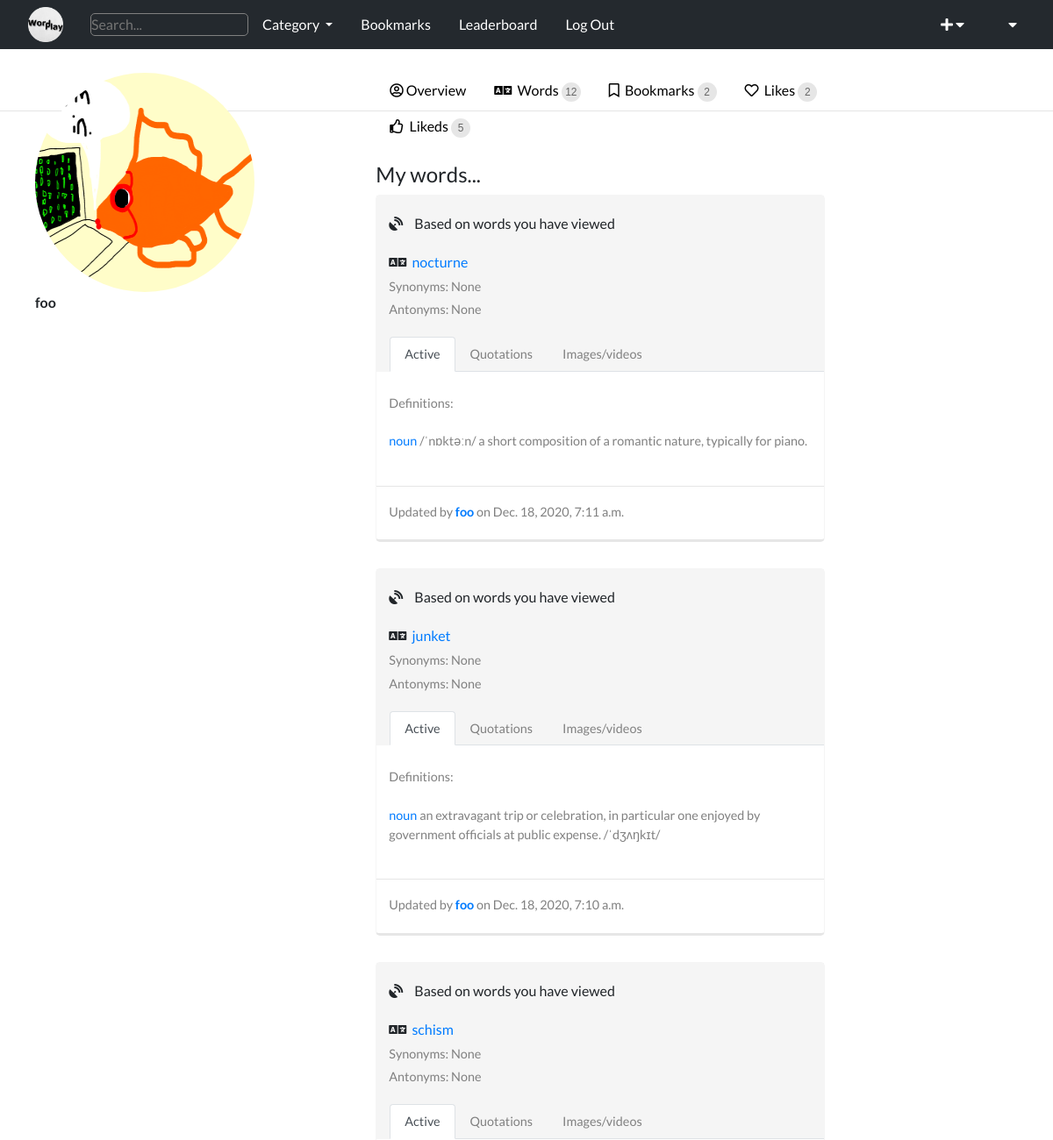
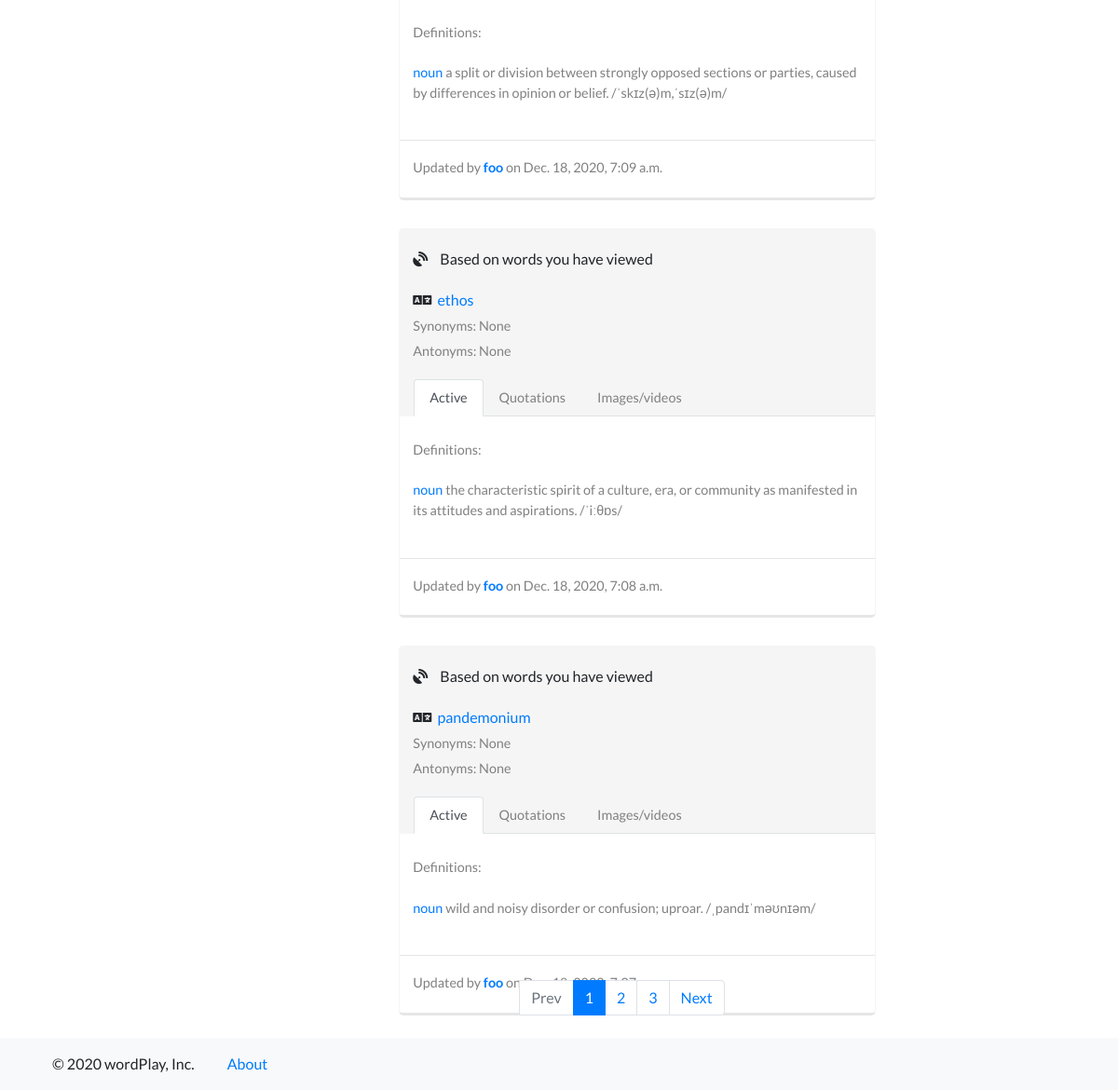
Screenshot of /wordPlay/foo/words with the database file from the repository (2 pictures, top to bottom).
### wordPlay/models.py (models this page shows, shortened)
class User(AbstractUser):
    image = models.ImageField(upload_to="profiles/", blank=True, null=True)
    word_count = models.IntegerField(default=0)

class Word(models.Model):
    user = models.ForeignKey("User", on_delete=models.PROTECT, related_name="words")
    title = models.CharField(max_length=255)
    definition = models.TextField()
    category = models.ForeignKey(
        "Category",
        on_delete=models.PROTECT,
        related_name="categories",
        blank=True,
        null=True,
    )
    image = models.ImageField(upload_to="images/", blank=True, null=True)
    image_url = models.URLField(blank=True, null=True)
    video = models.FileField(upload_to="videos/", blank=True, null=True)
    video_url = models.URLField(blank=True, null=True)
    timestamp = models.DateTimeField(auto_now_add=True)
    bookmark_count = models.IntegerField(default=0)

class Synonym(models.Model):
    title = models.ForeignKey(
        "Word", on_delete=models.CASCADE, related_name="originals"
    )
    synonym = models.CharField(
        max_length=255,
        null=True,
        blank=True,
    )

class Antonym(models.Model):
    title = models.ForeignKey(
        "Word", on_delete=models.CASCADE, related_name="original_words"
    )
    antonym = models.CharField(
        max_length=255,
        null=True,
        blank=True,
    )

class Category(models.Model):
    category = models.CharField(
        max_length=255,
        blank=True,
        null=True,
    )
    def __str__(self):
        return f"{self.category}"

### wordPlay/views.py (the view)
# urls.py: path("<str:username>/words", views.words_view, name="words_view"),
def words_view(request, username):
    user_id = User.objects.get(username=username).id
    user = User.objects.get(username=username)
    words = Word.objects.filter(user=user_id).order_by("-timestamp")
    return render(
        request,
        "wordPlay/my_words.html",
        {
            "update_user": UpdateUser(),
            "words": words,
            "user": user,
        },
    )

### wordPlay/models.py
class UpdateUser(ModelForm):
    class Meta:
        model = User
        fields = ["image"]

### wordPlay/templatetags/word_extras.py (called while the page is built)
@register.simple_tag
def category():
    categories = Category.objects.all()
    return categories

### wordPlay/templates/wordPlay/my_words.html (shortened to what this page needs)
{% extends 'wordPlay/profile.html' %}
{% load static %}
{% load word_extras %}
{% block overview %}
{% block heading %}
<h4>My words...</h4>
{% endblock %}
{% words user as words %}
{% block words %}
{% for word in words.words %}
<div id="page">
    <div class="my-words content">
        <div class="upper-words">
            <p><i class="fas fa-satellite-dish"></i><span>Based on words you have viewed</span></p>
            <div class="words-name">
                <i class="fas fa-language"></i>
                <a href="{% url 'word' word.id %}">{{ word.title }}</a>
                <div class="synonyms">Synonyms:
                    {% for word_synonym in words.word_synonyms %}
                    {% if word_synonym.title.id == word.id %}
                    {% if word_synonym.synonym == none %}
                    {{ word_synonym.synonym }}
                    {% else %}
                    <button>
                        <a href="{% url 'word' word_synonym.synonym %}">{{ word_synonym.synonym }}</a>
                    </button>
                    {% endif %}
                    {% endif %}
                    {% endfor %}
                </div>
                <div class="antonyms">Antonyms:
                    {% for word_antonym in words.word_antonyms %}
                    {% if word.id == word_antonym.title.id %}
                    {% if word_antonym.antonym == none %}
                    {{ word_antonym.antonym }}
                    {% else %}
                    <button>
                        <a href="{% url 'word' word_antonym.antonym %}">{{ word_antonym.antonym }}</a>
                    </button>
                    {% endif %}
                    {% endif %}
                    {% endfor %}
                </div>
            </div>
            <div class="tabs">
                <ul class="nav nav-tabs">
                    <li class="nav-item">
                        <a class="nav-link active" href="#">Active</a>
                    </li>
                    <li class="nav-item">
                        <a class="nav-link" href="{% url 'quotations' word.id %}">Quotations</a>
                    </li>
                    <li class="nav-item">
                        <a class="nav-link" href="word_media">Images/videos</a>
                    </li>
                </ul>
            </div>
        </div>
        <div class="lower-words">
            <p class="definition definition-title content">Definitions: </p>
            <p class="definition content">
                <a href="{% url 'index' word.category %}">
                    {{ word.category }}
                </a> {{ word.definition }}
            </p>
            <div class="word-image definition">
            </div>
            <hr>
            <p class="timestamp">Updated by <a href=""><strong>{{ word.user.username }}</strong></a> on
                {{ word.timestamp }}
            </p>
        </div>
    </div>
</div>
{% endfor %}
{% endblock %}
{% block pagination %}
<nav aria-label="Page navigation">
    <ul id="pagination-demo" class="pagination">
    </ul>
</nav>
{% endblock %}
{% endblock %}

### wordPlay/templates/wordPlay/profile.html (shortened to what this page needs)
{% extends 'wordPlay/index.html' %}
{% load static %}
{% load word_extras %}
{% block body %}
<div class="upper-container profile-container">
    <hr id="upper-hr">
</div>
<div class="profile">
    <div class="container grid">
        <div class="edit-profile">
            <div class="personal-details">
                {% if user.image %}
                <img class="profile-image" src="{{ user.image.url }}" alt="" width="250px" height="250px"><br>
                {% endif %}
            </div>
            <div>
                <p><strong>{{ user }}</strong></p>
            </div>
        </div>
        {% count as count %}
        <div class="profile-details">
            <div class="tabs">
                <ul class="profile-items nav">
                    <li class="nav-item">
                        <a class="nav-link overview-link" href="{% url 'profile' user %}"><i
                                class="far fa-user-circle"></i>Overview</a>
                    </li>
                    <li class="nav-item">
                        <a class="nav-link" href="{% url 'words_view' user %}">
                            <i class="fas fa-language"></i>
                            Words <div class="numberCircle">{{ count.count }}</div>
                        </a>
                    </li>
                    <li class="nav-item">
                        <a class="nav-link" href="{% url 'bookmarks_view' user %}">
                            <i class="far fa-bookmark"></i>
                            Bookmarks <span class="numberCircle bookmarkCircle">{{ count.bookmark_count }}</span>
                        </a>
                    </li>
                    <li class="nav-item" id="likes-view">
                        <a class="nav-link" href="{% url 'likes_view' user %}">
                            <i class="far fa-heart"></i>
                            Likes <span class="numberCircle likeCircle">{{ count.like_count }}</span>
                        </a>
                    </li>
                    <li class="nav-item">
                        <a class="nav-link" href="{% url 'likeds_view' user %}">
                            <i class="far fa-thumbs-up"></i>
                            Likeds <span class="numberCircle">{{ count.liked_count }}</span>
                        </a>
                    </li>
                </ul>
                {% block overview %}{% endblock %}
            </div>
        </div>
    </div>
</div>
{% endblock %}

### wordPlay/templates/wordPlay/index.html (shortened to what this page needs)
{% extends "wordPlay/layout.html" %}
{% load static %}
{% load word_extras %}

### wordPlay/templates/wordPlay/layout.html (shortened to what this page needs)
{% load static %}
{% load word_extras %}
<!DOCTYPE html>
<html lang="en">
<head>
    <link rel="stylesheet" href="https://use.fontawesome.com/releases/v5.13.0/css/all.css">
    <link rel="stylesheet" href="https://stackpath.bootstrapcdn.com/bootstrap/4.4.1/css/bootstrap.min.css"
>
    <link href="{% static 'wordPlay/styles.css' %}" rel="stylesheet">
</head>
<body>
    <div class="navbar">
        <ul class="flex">
            <li class="brand-img nav-item">
                <a class="nav-link" href="{% url 'index' %}">
                    <img src="{% static 'wordPlay.png' %}" alt="home" width="40px">
                </a>
            </li>
            <li class="search nav-item">
                <form action="{% url 'search' %}">
                    <input class="search" type="text" name="q" placeholder="Search...">
                </form>
            </li>
            <li class="nav-item">
                <div class="dropdown show">
                    <a class="nav-link dropdown-toggle" href="{% url 'index' %}" id="dropdownMenuLink"
                        data-toggle="dropdown" aria-haspopup="true" aria-expanded="false">
                        Category
                    </a>
                        {% category as result %}
                </div>
            </li>
            {% if user.is_authenticated %}
            <li class="nav-item">
                <a class="nav-link" href="{% url 'bookmarks_view' request.user  %}">Bookmarks</a>
            </li>
            <li class="nav-item">
                <a class="nav-link" href="{% url 'leaderboard' request.user %}">Leaderboard</a>
            </li>
            <li class="nav-item">
                <a class="nav-link" href="{% url 'logout' %}">Log Out</a>
            </li>
            {% endif %}
        </ul>
        {% if user.is_authenticated %}
        <div class="menu flex">
            <div class="create-menu">
                <a href="javascript:void(0)" class="icon" onClick="mobileMenu('create-links')">
                    <i class="fas fa-plus"></i>
                    <i class="fas fa-caret-down"></i>
                </a>
            </div>
            <div class="profile-menu">
                <a href="javascript:void(0)" class="icon" onClick="mobileMenu('profile-links')">
                    <i class="fas fa-caret-down"></i>
                </a>
            </div>
        </div>
        {% endif %}
    </div>
    {% block body %}
    {% endblock %}
    <footer>
        <div class="container">
            <span>&#169; 2020 wordPlay, Inc.</span>
            <a href="{% url 'about' %}">About</a>
        </div>
    </footer>
</body>
</html>

### wordPlay/static/wordPlay/styles.css (style rules this page uses)
:root { --primary-color: #24292e; --link--color: #007bff; }
* { box-sizing: border-box; padding: 0; margin: 0; }
body { font-family: "Lato", sans-serif; }
ul { list-style-type: none; }
a { text-decoration: none; }
footer { position: fixed; bottom: 0; width: 100%; background-color: #f8f9fa; padding: 1em; }
footer a { margin-left: 2em; }
.navbar { background-color: var(--primary-color); margin-bottom: 50px; padding: 0em 1em; }
.navbar a { color: white; }
.navbar .flex { display: flex; align-items: center; }
.navbar { justify-content: space-between; }
.menu div { padding: 0px 25px; }
.navbar .brand-img { margin-right: 15px; }
.navbar ul { margin: 0px; }
.search input { border: 1px solid grey; background-color: var(--primary-color); border-radius: 5px; }
.container { max-width: 1350px; margin: 0 auto; overflow: auto; padding: 0 40px; }
#trending-words strong, #trending-quotations strong, .upper-words span { margin-left: 10px; }
#trending-words h6, #trending-quotations h6, .upper-words { background-color: #f5f5f5; }
.content { margin-bottom: 0px; }
.definition { padding: 20px 14px 2px; }
.definition-title { margin-top: -75px; }
.timestamp { padding: 2px 14px 5px; }
.upper-words p { padding: 20px 14px 2px; }
.words-name { padding: 2px 14px 20px; }
.new-words, .my-words { border: 1px solid #f5f5f5; border-radius: 5px; margin-bottom: 30px; border-bottom: 3px solid #e6e6e6; }
.my-words, .edit-profile { width: 70%; }
.profile-items { width: 80%; }
.tabs { margin-left: 15px; margin-bottom: 80px; }
.nav-tabs a { font-size: 0.9em; color: grey; }
.lower-words p, .synonyms, .antonyms, .trending-quotes span { color: grey; font-size: 0.9em; }
.synonyms, .antonyms { margin-top: 5px; }
.word-image { display: flex; flex-direction: row; }
.profile-image { border-radius: 50%; }
.profile .grid { display: grid; grid-template-columns: 1fr 2fr; }
.profile-container { margin-top: 70px; }
.profile { margin-top: -60px; }
.profile-items a { color: black; }
.profile-details i { margin-right: 3px; }
.edit-profile { margin-right: 50px; }
h4 { margin-top: 20px; }
.numberCircle { border-radius: 50%; width: 22px; height: 22px; padding: 4px; background: #e6e6e6; border: none; color: #666; text-align: center; font: 12px Arial, sans-serif; display: inline-block; }
.pagination { position: fixed; bottom: 1.2%; right: 35.2%; }
#pagination-demo { margin-bottom: 50px; }
#page li, #page-index li { display: inline-block; }

### rows the page displays
User: image (picture), username "foo"
Word: title "nocturne", category "noun", definition "/ˈnɒktəːn/ a short composition of a romantic nature, typically for piano.", user.username "foo", timestamp "Dec. 18, 2020, 7:11 a.m."
Synonym: synonym "None"
Antonym: antonym "None"
Word: title "junket", category "noun", definition "an extravagant trip or celebration, in particular one enjoyed by government officials at public expense. /ˈdʒʌŋkɪt/", user.username "foo", timestamp "Dec. 18, 2020, 7:10 a.m."
Synonym: synonym "None"
Antonym: antonym "None"
Word: title "schism", category "noun", definition "a split or division between strongly opposed sections or parties, caused by differences in opinion or belief. /ˈskɪz(ə)m,ˈsɪz(ə)m/", user.username "foo", timestamp "Dec. 18, 2020, 7:09 a.m."
Synonym: synonym "None"
Antonym: antonym "None"
Word: title "ethos", category "noun", definition "the characteristic spirit of a culture, era, or community as manifested in its attitudes and aspirations. /ˈiːθɒs/", user.username "foo", timestamp "Dec. 18, 2020, 7:08 a.m."
Synonym: synonym "None"
Antonym: antonym "None"
Word: title "pandemonium", category "noun", definition "wild and noisy disorder or confusion; uproar. /ˌpandɪˈməʊnɪəm/", user.username "foo", timestamp "Dec. 18,…"
Synonym: synonym "None"
Antonym: antonym "None"

### other values shown
{{ count.count }} "12"
{{ count.bookmark_count }} "2"
{{ count.like_count }} "2"
{{ count.liked_count }} "5"
